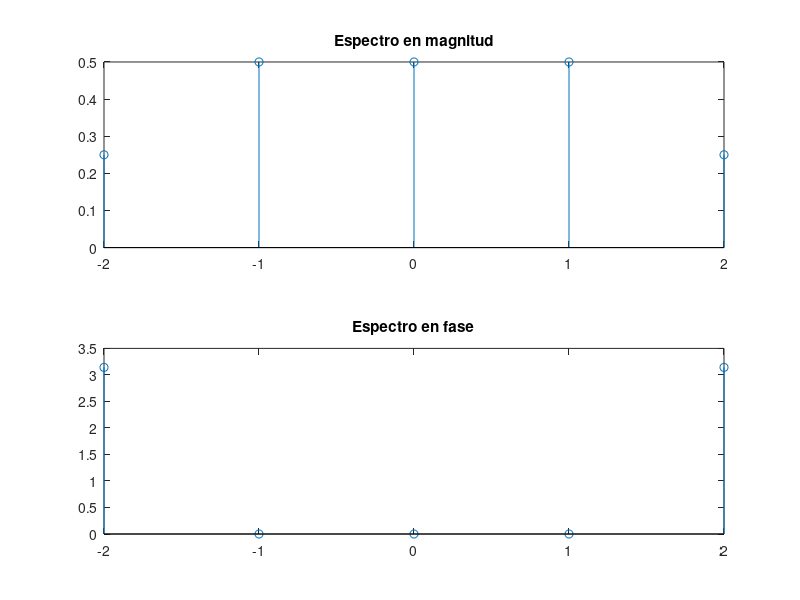

Recreate this plot in MATLAB.
coeficientes = [-1/4,1/2,1/2,1/2,-1/4];
x = -2:2;

%Ahora nos centramos en representar el espectro en magnitud y fase

subplot(211);
stem(x,abs(coeficientes));
title('Espectro en magnitud');
xlabel = ('Frecuencia');

subplot(212);
stem(x,angle(coeficientes));
title('Espectro en fase');
xlabel = ('Frecuencia');

